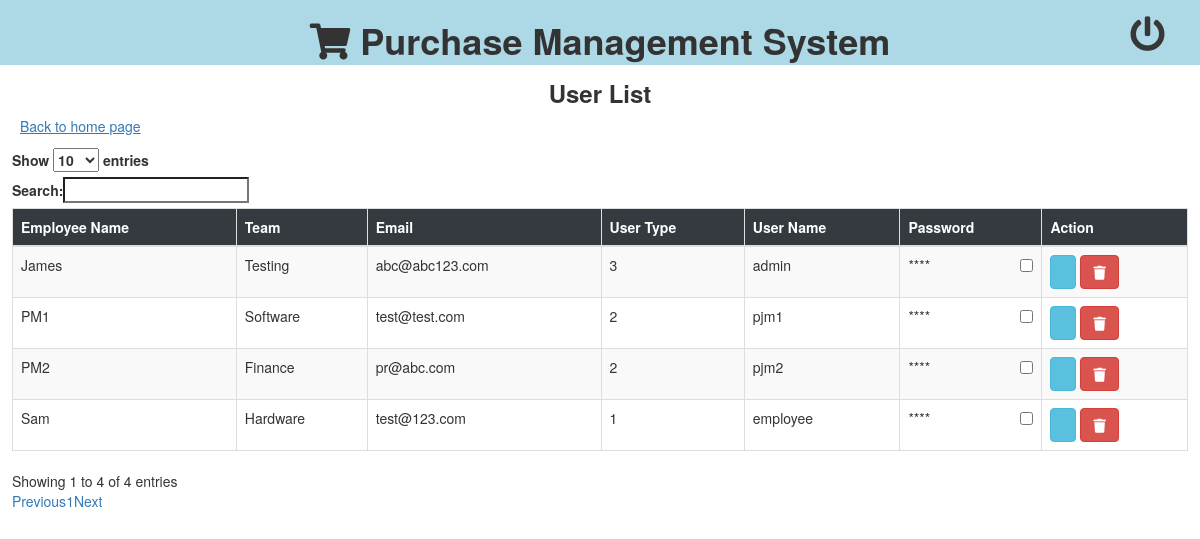
The page /user_list on the database as committed earlier.
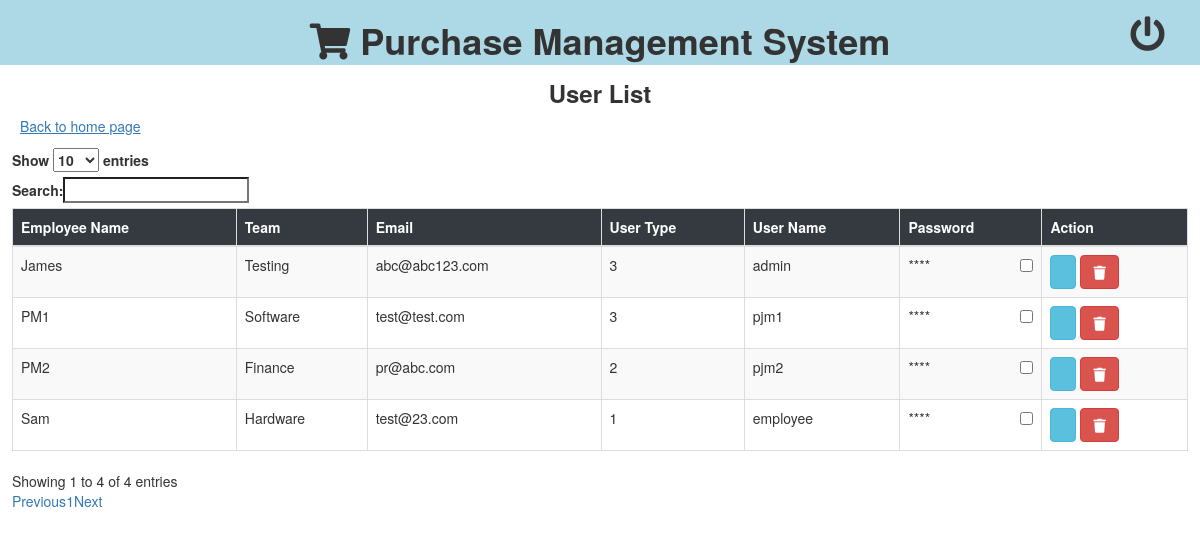
The same page on the database as committed later.
### module/models.py (models this page shows)
class user_info(models.Model):
    uid = models.AutoField(primary_key=True, null=False)
    name = models.CharField(max_length=100)
    email = models.EmailField(max_length=100)
    team = models.CharField(max_length=100)
    user_type = models.CharField(max_length=100)
    uname = models.CharField(max_length=100)
    password = models.CharField(max_length=100)
    created_on = models.DateTimeField(blank=True,null=True)
    class Meta:
        db_table = "user_info"

### module/views.py (the view)
# urls.py: path('user_list',views.user_list),
def user_list(request):
    users = user_info.objects.values()
    return render(request, 'user_list.html', {'user_list': users})

### module/templates/user_list.html (shortened to what this page needs)
<!DOCTYPE html>
<html lang="en">
<head>
    {% load static %}
    <link rel="stylesheet" href="https://pro.fontawesome.com/releases/v5.10.0/css/all.css"
 />
    <link rel="stylesheet" href="https://maxcdn.bootstrapcdn.com/bootstrap/3.4.1/css/bootstrap.min.css">
</head>
<body>
    <div class="col-md-12" style="background-color: lightblue;height:65px;text-align: center;">
        <h1><i class="fa fa-shopping-cart"></i>&nbsp;<b>Purchase Management System</b></h1>
        <div class="text-right" id="logout">
            <a href="/logout" style="color:rgb(56, 55, 55)" data-toggle="tooltip" title="Logout"><i
                    class="fa fa-power-off" style="font-size:35px"></i></a>
        </div>
    </div>
    <br><br>
    <br>
    <h3 style="text-align:center"><b>User List</b></h3>
    <div class="text-left" style="margin-left:20px">
        <a href="/pu_index"><u>Back to home page</u></a>
    </div>
    <div class="form-group" style="padding:12px;overflow-x: scroll;">
        <table class="table table-striped table-bordered" style="width:100%;padding:10px;" id="pur_req">
            <thead class="thead-dark" style="background-color:#343a40;color:white">
                <tr>
                    <th>Employee Name</th>
                    <th>Team</th>
                    <th>Email</th>
                    <th>User Type</th>
                    <th>User Name</th>
                    <th>Password</th>
                    <th>Action</th>
                </tr>
            </thead>
            <tbody>
                {% for user in user_list %}
                <tr>
                    <td>{{ user.name }}</td>
                    <td>{{ user.team }}</td>
                    <td>{{ user.email }}</td>
                    <td>{{ user.user_type }}</td>
                    <td>{{ user.uname }}</td>
                    <td id="{{user.uname}}">****<input style="float: right;" type="checkbox" class="pwd_check" onclick="pwd_show( '{{user.password}}','{{user.uname}}')"></td>
                    <td>
                        <a href="/edit_users/{{ user.uid }}"><button type="button" class="btn btn-info"></button></a>
                        <a href="javascript:void()"><button type="button" class="btn btn-danger"
                                onclick="del_confirm(' {{ user.uid }} ')"><i class="fa fa-trash"></i></button></a>
                    </td>
                </tr>
                {% endfor %}
            </tbody>
        </table>
    </div>
    <br>
    <br>
    <link rel="stylesheet" type="text/css" href="//maxcdn.bootstrapcdn.com/bootstrap/3.3.6/css/bootstrap.min.css" />
    <link rel="stylesheet" type="text/css" href="https://cdn.datatables.net/1.10.12/css/dataTables.bootstrap.min.css" />
    <link rel="stylesheet" type="text/css"
        href="https://cdn.datatables.net/responsive/2.1.0/css/responsive.bootstrap.min.css" />
</body>
</html>

Rows that differ between the two databases and show on the page:
changed user_info "PM1": user_type "2" → "3"
changed user_info "Sam": email "test@123.com" → "test@23.com"
